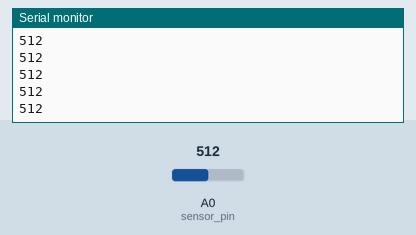
A sketch run on a simulated Arduino Uno, built with avr-gcc and run on an emulated ATmega328P. On the bench: the last lines printed to the serial monitor. Inputs (shaded band) come from the test bench; at power-on: A0 (sensor_pin) = 512.

Above: at 1.2 s.
1.3 s: A0 (sensor_pin) set to 850
At 1.31 s:
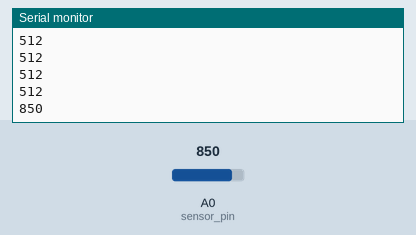
2.9 s: A0 (sensor_pin) set to 830
At 2.91 s:
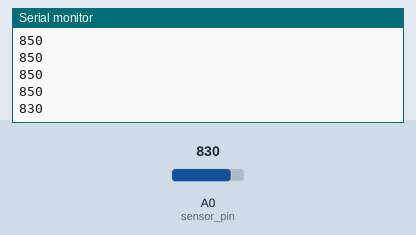
Timing chart, 0 to 5.9 s (numbered marks = the images above; inputs shaded):
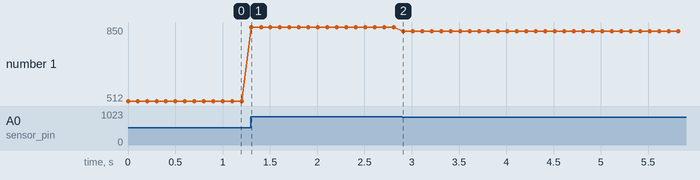

The sketch:

SignalProcessing.ino
```cpp
const int sensor_pin = A0;
int pulse_signal = 0;
float BPM = 0;

bool any_peak_detected = false;
bool first_peak_detected = false;
unsigned long first_pulse_time = 0;
unsigned long second_pulse_time = 0;
unsigned long pulse_period = 0;

int upper_threshold = 840; // Change values
int lower_threshold = 780;

void setup() {
  // put your setup code here, to run once:
  Serial.begin(9600);
  pinMode(sensor_pin, INPUT);
}

void loop() {
  // put your main code here, to run repeatedly:
  pulse_signal = analogRead(sensor_pin);
  Serial.println(pulse_signal);

  delay(100);
  if (pulse_signal > upper_threshold && any_peak_detected == false) {
    any_peak_detected = true;
  // Do something about this peak
    if (first_peak_detected == false) {
      first_peak_detected = true; // change flag
      first_pulse_time = millis();
    } else {
      second_pulse_time = millis();
      pulse_period = second_pulse_time - first_pulse_time;
      first_pulse_time = second_pulse_time; //update for next calc
    }
    BPM = 60000.0 / pulse_period;
    Serial.println(BPM);
  }

  if (pulse_signal < lower_threshold) {
    any_peak_detected = false;
  }

}
```

Measured:
- after the input at 1.3 s, the serial monitor: prints a new line at once (image 1)
- after the input at 2.9 s, the serial monitor: prints a new line at once (image 2)
- plotted number 1: 512 → 850 after the input at 1.3 s, 850 → 830 after the input at 2.9 s
